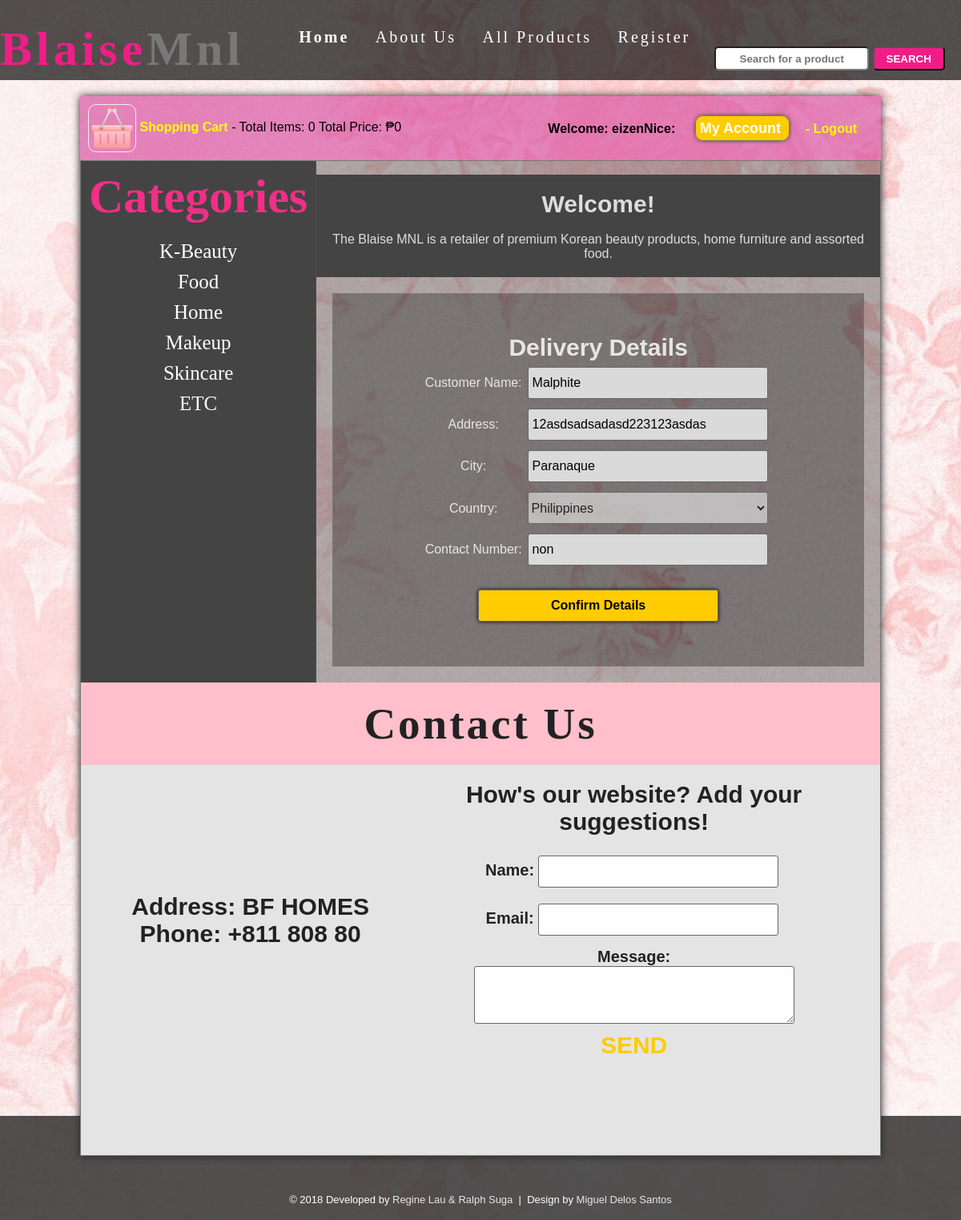
The page /paymentcod.php (signed in) on the database its author committed.
### tables this page shows
CREATE TABLE `categories` (
  `cat_id` int(100) NOT NULL,
  `cat_title` text NOT NULL
);

CREATE TABLE `customers` (
  `customer_id` int(11) NOT NULL,
  `customer_ip` varchar(255) NOT NULL,
  `customer_name` text NOT NULL,
  `customer_email` varchar(100) NOT NULL,
  `customer_pass` varchar(100) NOT NULL,
  `customer_country` text NOT NULL,
  `customer_city` text NOT NULL,
  `customer_contact` varchar(255) NOT NULL,
  `customer_address` text NOT NULL,
  `customer_image` text NOT NULL
);

### paymentcod.php (the view, shortened to what this page needs)
<!DOCTYPE>
<?php
include ("functions/functions.php");
?>
<html>
	<head>
	</head>
		<link rel="stylesheet" type="text/css" href="css/default.css" />
		<link rel="stylesheet" type="text/css" href="css/component.css" />
		<link rel="stylesheet" href="styles/style.css" media="all" type="text/css">
<body>
	<div class="header_wrapper">
	<div class="header">
		<div class="logo">
		<h1><span>Blaise</span>Mnl</h1>
		</div>
		<div class="menu_wrapper">
		<div class="menubar">
			<ul id="menu">
				<li class="current_list_item"><a class="home" href="index.php" >Home</a></li>
				<li><a href="AboutUs.php" >About Us</a></li>
				<li><a href="all_products.php">All Products</a></li>
				<li><a href="register.php">Register</a></li>
			</ul>
			<div id="form" class="search_form">
				<form method="get" action="results.php" enctype="multipart/form-data">
				<input type="text" class="searchfrm" name="user_query" placeholder="Search for a product"/>
				<input  type="submit" class="searchbtn" name="search" value="Search" />
				</form>
			</div>
		</div>
		</div>
	</div>
	</div>
	<div class="main_wrapper">
		<div class="login_details">
				<?php
					if(isset($_SESSION['customer_email'])){
					echo "<b>Welcome: </b>" . $_SESSION['customer_email'] ;
					echo "<b>Nice: </b>" . $_SESSION['customer_address'];
					echo "<span class='my_account'><a href='my_account.php'> My Account </a></span>";
					}
					else {
					echo "<b>Welcome Guest: </b>";
					}
					?>	<?php
					if(!isset($_SESSION['customer_email'])){
					echo "<a href='login.php' style='color:yellow;'>Login</a>";}
					else{
						echo "<a href='logout.php' style='color:yellow;'>- Logout</a>";
					}?>
			</div>
		<div class="shopping_cart">
		<div class="shopping_details">
		<a href="cart.php"><img class="imagedropshadow" id="imgcart" src="images/cartpink.png"></a>
		<span class="item_details"><b style="color:yellow">Shopping Cart</b> - Total Items: <?php total_items(); ?> Total Price: <?php total_price(); ?>  </span>
		</div>
		</div>
	<div class="content_wrapper">
		<div id="content_area">
			<div class="upper_content">
				<div id="sidebar">
					<div id="sidebar_title">Categories</div>
						<ul id="cats">
							<?php getCats(); ?>
						</ul>
				</div>
				<div class="upper_content">
					<div class="content_up">
						<h2>Welcome!</h2><br>
						<p>
							The Blaise MNL is a retailer of premium Korean beauty products, home furniture and assorted food.
						</p>
					</div>
				</div>
					<div class="main_content">
		 <?php
		if(isset($_SESSION['customer_email'])){
		$email = $_SESSION['customer_email'];
		$set = "select * from customers where customer_email='$email'";
		$run_set = mysqli_query($con, $set);
		while($s=mysqli_fetch_array($run_set)){
			$cname = $s['customer_name'];
			$ccountry = $s['customer_country'];
			$ccity = $s['customer_city'];
			$caddress=$s['customer_address'];
			}
	}
			?>
		<div class="payment_box">
		<center>
		<h2>Delivery Details</h2>
<table>
	<form method="post" action="">
	<tr>
		<td align="center">Customer Name:</td>
		<td><input type='text' name='name' placeholder='Name' value="<?php echo $cname; ?>" required/></td>
	</tr>
	<tr>
		<td align="center"> Address:</td>
		<td><input type='text' name='address' placeholder='Name' value="<?php echo $caddress; ?>" required/></td>
	</tr>
	<tr>
		<td align="center">City:</td>
		<td><input type='text' name='city' placeholder='Name' value="<?php echo $ccity; ?>" required/></td>
	</tr>
	<tr>
		<td align="center">Country:</td>
		<td><select name="country" disabled>
			<option><?php echo $ccountry; ?></option>
		</select></td>
	</tr>
	<tr>
		<td align="center"> Contact Number:	</td>
		<td><input type='text' name='contact' placeholder='Name' value="<?php echo 'non'; ?>" required/></td>
	</tr>
</table>
<br>
	<input type="submit" name="update" value="Confirm Details" class="confirm_details"/>
	</center>
	</div>
		</div>
			</div>
			<div id="lower-content" >
				<div class="content_low">
					<h3>Contact Us</h3>
				</div>
				<div id="get-in-touch">
					<div class="git_left">
						<p>
							Address: BF HOMES<br>
							Phone: +811 808 80
						</p>
					</div>
					<div class="git right">
						<h3>How's our website? Add your suggestions!</h3>
						<ul id="contact-list">
							<li>Name:<input type="text"></input></li>
							<li>Email:<input type="text"></input></li>
							<li id="message">Message:<textarea rows="3"  ></textarea></li>
							<a href="#">Send</a>
						</ul>
					</div>
				</div>
			</div>
		</div>
	</div>
	</div>
<div id="footer">
	<div class="footer_wrapper">
		&copy; 2018 Developed by <a href="#">Regine Lau & Ralph Suga</a>&nbsp;&nbsp;|&nbsp;&nbsp;Design by <a href="#" target="_blank" >Miguel Delos Santos</a>
	</div>
</div>
</body>
</html>

### functions/functions.php (shortened to what this page needs)
<?php
$con = mysqli_connect(DBHOST,DBUSER,DBPASS,DBNAME);
function getIp() {
    $ip = $_SERVER['REMOTE_ADDR'];
    return $ip;
}
function total_items(){
	if(isset($_GET['add_cart'])){
		global $con;
		$ip = getIp();
		$get_items = "select * from cart where customer_id='$ip'";
		$run_items = mysqli_query($con, $get_items);
		$count_items = mysqli_num_rows($run_items);
	}
		else{
			global $con;
		$ip = getIp();
		$get_items = "select * from cart where customer_id='$ip'";
		$run_items = mysqli_query($con, $get_items);
		$count_items = mysqli_num_rows($run_items);
		}
		echo $count_items;
	}
function total_price(){
	$total = 0;
	echo "₱" . $total;
}
function getCats(){
	global $con;
	$get_cats = "select * FROM categories";
	$run_cats = mysqli_query($con,$get_cats);
	while($row_cats=mysqli_fetch_array($run_cats)){
		$cat_id = $row_cats['cat_id'];
		$cat_title = $row_cats['cat_title'];
	echo "<li><a href='all_products.php?cat=$cat_id'>$cat_title</a></li>";
	}
}
?>

### css/default.css (style rules this page uses)
*, *:after, *:before { -webkit-box-sizing: border-box; -moz-box-sizing: border-box; box-sizing: border-box; }
body, html { font-size: 100%; padding: 0; margin: 0; height: 100%; }
body { font-family: 'Lato', Calibri, Arial, sans-serif; color: #89867e; background: #fff; }
a { color: #888; text-decoration: none; }

### css/component.css (style rules this page uses)
*, *:after, *::before { -webkit-box-sizing: border-box; -moz-box-sizing: border-box; box-sizing: border-box; }
body { font-family: 'Raleway', sans-serif; }

### rows shown on the page
categories: cat_title "K-Beauty"
categories: cat_title "Food"
categories: cat_title "Home"
categories: cat_title "Makeup"
categories: cat_title "Skincare"
categories: cat_title "ETC"
customers: name "Malphite", address "12asdsadsadasd223123asdas", city "Paranaque", country "Philippines"

### other values the page prints
$_SESSION['customer_email'] "eizen"
$count_items "0"
$total "0"
